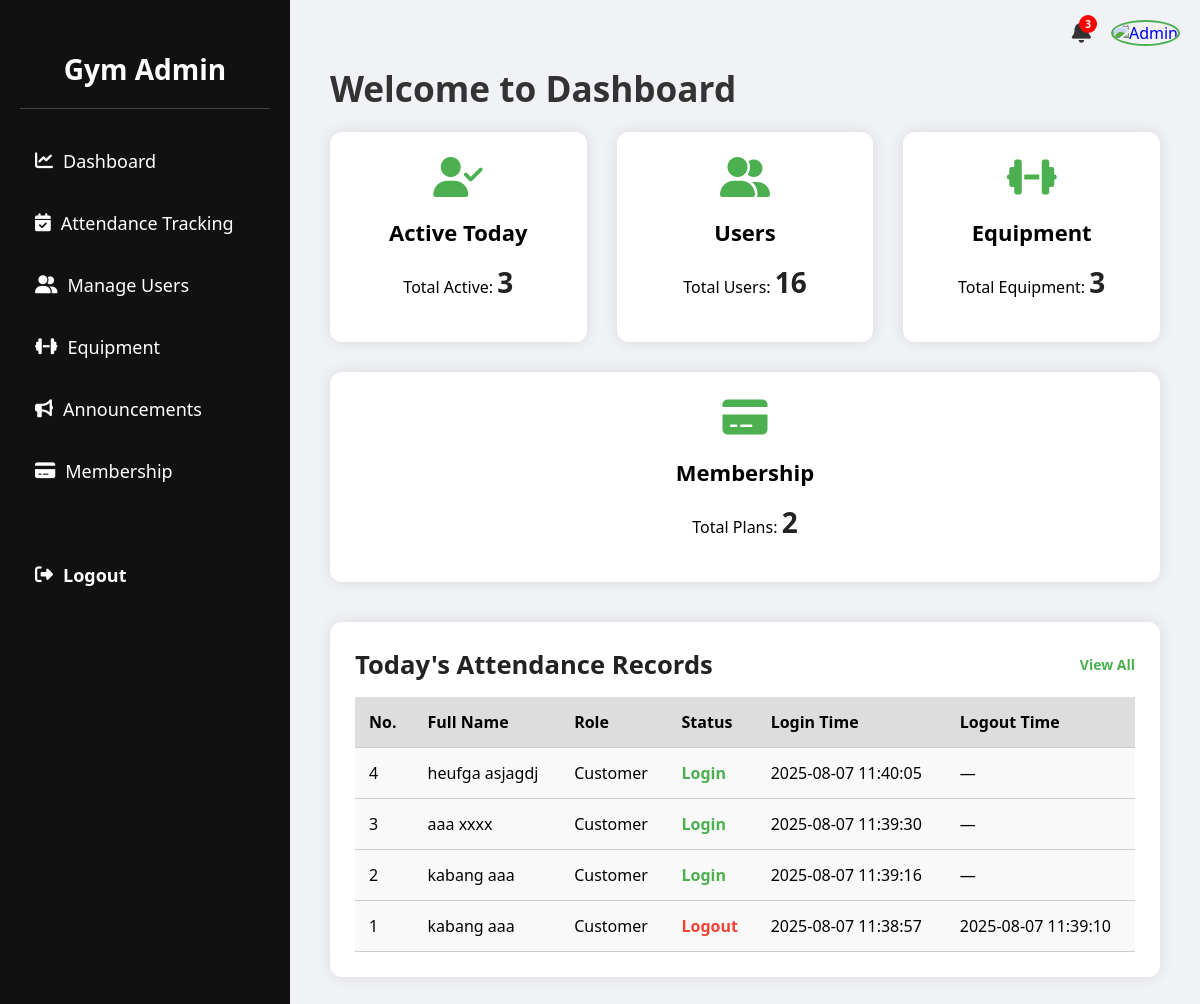
Page /GYM/admin/admin_dashboard.php (signed in) on the committed database.
### tables this page shows
CREATE TABLE `attendance` (
  `id` int(11) NOT NULL,
  `user_id` int(11) NOT NULL,
  `status` enum('Login','Logout') NOT NULL,
  `login_time` datetime DEFAULT NULL,
  `logout_time` datetime DEFAULT NULL,
  `timestamp` timestamp NOT NULL DEFAULT current_timestamp()
);

CREATE TABLE `users` (
  `id` int(11) NOT NULL,
  `first_name` varchar(255) DEFAULT NULL,
  `last_name` varchar(255) DEFAULT NULL,
  `age` int(11) DEFAULT NULL,
  `gender` varchar(50) DEFAULT NULL,
  `email` varchar(255) DEFAULT NULL,
  `phone` varchar(50) DEFAULT NULL,
  `role` varchar(50) DEFAULT NULL,
  `student_id` varchar(50) DEFAULT NULL,
  `course` varchar(50) DEFAULT NULL,
  `section` varchar(50) DEFAULT NULL,
  `customer_id` varchar(50) DEFAULT NULL,
  `payment_plan` varchar(50) DEFAULT NULL,
  `services` text DEFAULT NULL,
  `faculty_id` varchar(50) DEFAULT NULL,
  `faculty_dept` varchar(50) DEFAULT NULL,
  `created_at` timestamp NOT NULL DEFAULT current_timestamp()
);

### GYM/admin/admin_dashboard.php (the view, shortened to what this page needs)
<?php
include('../user/db_connection.php');
$adminId = $_SESSION['admin_id'];
$adminQuery = $conn->prepare("SELECT profile_picture FROM admin WHERE admin_id = ?");
$adminQuery->bind_param("i", $adminId);
$adminQuery->execute();
$adminResult = $adminQuery->get_result();
$adminData = $adminResult->fetch_assoc();
$adminPhoto = !empty($adminData['profile_picture']) ? '../uploads/admins/' . htmlspecialchars($adminData['profile_picture']) : 'default_user.png';
$newUsersQuery = "SELECT COUNT(*) as count FROM users WHERE created_at >= NOW() - INTERVAL 1 DAY";
$newUsersCount = $conn->query($newUsersQuery)->fetch_assoc()['count'];
$expiringMembershipsQuery = "
    SELECT COUNT(*) as count
    FROM memberships m
    JOIN users u ON u.id = m.user_id
    WHERE DATE_ADD(m.start_date, INTERVAL m.duration DAY) <= NOW() + INTERVAL 1 DAY
      AND DATE_ADD(m.start_date, INTERVAL m.duration DAY) > NOW()
";
$expiringCount = $conn->query($expiringMembershipsQuery)->fetch_assoc()['count'];
$notificationCount = $newUsersCount + $expiringCount;
$userCount = $conn->query("SELECT COUNT(*) as total_users FROM users")->fetch_assoc()['total_users'];
$equipmentCount = $conn->query("SELECT COUNT(*) as total_equipment FROM equipment")->fetch_assoc()['total_equipment'];
$activeNow = $conn->query("
    SELECT COUNT(*) AS active_now
    FROM attendance
    WHERE DATE(timestamp) = CURDATE() AND status = 'Login' AND logout_time IS NULL
")->fetch_assoc()['active_now'];
$membershipCount = $conn->query("SELECT COUNT(*) as total_memberships FROM memberships")->fetch_assoc()['total_memberships'];
$totalToday = $conn->query("SELECT COUNT(*) as total_today FROM attendance WHERE DATE(timestamp) = CURDATE()")->fetch_assoc()['total_today'];
$recentResult = $conn->query("
    SELECT
        a.id,
        CONCAT(u.first_name, ' ', u.last_name) AS full_name,
        u.role,
        a.status,
        a.login_time,
        a.logout_time
    FROM attendance a
    JOIN users u ON a.user_id = u.id
    WHERE DATE(a.timestamp) = CURDATE()
    ORDER BY a.timestamp DESC
    LIMIT 5
");
$rows = $recentResult->fetch_all(MYSQLI_ASSOC);
?>
<!DOCTYPE html>
<html lang="en">
<head>
    <link rel="stylesheet" href="css/all.min.css">
</head>
<body>
<div class="top-icons">
    <a href="notifications.php" class="notification-icon" id="notifBell" title="Notifications">
        <i class="fas fa-bell"></i>
        <?php if ($notificationCount > 0): ?>
        <span class="badge"><?= $notificationCount ?></span>
        <?php endif; ?>
    </a>
    <a href="admin_profile.php" class="profile-pic" title="Admin Profile">
        <img src="<?= $adminPhoto ?>" alt="Admin">
    </a>
</div>
<div class="dashboard-wrapper">
    <aside class="sidebar">
        <div class="logo">
            <h2>Gym Admin</h2>
        </div>
        <nav class="nav">
            <ul>
                <li><a href="admin_dashboard.php"><i class="fas fa-chart-line"></i> Dashboard</a></li>
                <li><a href="attendance_tracking.php"><i class="fas fa-calendar-check"></i> Attendance Tracking</a></li>
                <li><a href="manage_users.php"><i class="fas fa-user-friends"></i> Manage Users</a></li>
                <li><a href="manage_equipment.php"><i class="fas fa-dumbbell"></i> Equipment</a></li>
                <li><a href="announcement.php"><i class="fas fa-bullhorn"></i> Announcements</a></li>
                <li><a href="manage_membership.php"><i class="fas fa-credit-card"></i> Membership</a></li>
            </ul>
        </nav>
        <div class="sidebar-logout">
            <a href="admin_logout.php"><i class="fas fa-sign-out-alt"></i> Logout</a>
        </div>
    </aside>
    <div class="main-content">
        <h1>Welcome to Dashboard</h1>
        <section class="dashboard-cards">
            <a class="card-link" href="attendance_tracking.php">
                <div class="card">
                    <i class="fas fa-user-check"></i>
                    <h3>Active Today</h3>
                    <p>Total Active: <span class="count"><?= $activeNow ?></span></p>
                </div>
            </a>
            <a class="card-link" href="manage_users.php">
                <div class="card">
                    <i class="fas fa-user-friends"></i>
                    <h3>Users</h3>
                    <p>Total Users: <span class="count"><?= $userCount ?></span></p>
                </div>
            </a>
            <a class="card-link" href="manage_equipment.php">
                <div class="card">
                    <i class="fas fa-dumbbell"></i>
                    <h3>Equipment</h3>
                    <p>Total Equipment: <span class="count"><?= $equipmentCount ?></span></p>
                </div>
            </a>
            <a class="card-link" href="manage_membership.php">
                <div class="card">
                    <i class="fas fa-credit-card"></i>
                    <h3>Membership</h3>
                    <p>Total Plans: <span class="count"><?= $membershipCount ?></span></p>
                </div>
            </a>
        </section>
        <section class="attendance-tracking">
            <div class="attendance-header">
                <h2>Today's Attendance Records</h2>
                <a href="view_full_attendance.php" class="view-all">View All</a>
            </div>
            <table>
                <thead>
                    <tr>
                        <th>No.</th>
                        <th>Full Name</th>
                        <th>Role</th>
                        <th>Status</th>
                        <th>Login Time</th>
                        <th>Logout Time</th>
                    </tr>
                </thead>
                <tbody>
                    <?php if (count($rows) > 0): ?>
                        <?php foreach ($rows as $index => $row): ?>
                            <tr>
                                <td><?= $totalToday - $index ?></td>
                                <td><?= htmlspecialchars($row['full_name']) ?></td>
                                <td><?= htmlspecialchars($row['role']) ?></td>
                                <td class="<?= $row['status'] === 'Login' ? 'status-login' : 'status-logout' ?>">
                                    <?= htmlspecialchars($row['status']) ?>
                                </td>
                                <td><?= $row['login_time'] ?: '—' ?></td>
                                <td><?= $row['logout_time'] ?: '—' ?></td>
                            </tr>
                        <?php endforeach; ?>
                    <?php else: ?>
                        <tr><td colspan="6">No attendance records found for today.</td></tr>
                    <?php endif; ?>
                </tbody>
            </table>
        </section>
    </div>
</div>
</body>
</html>

### GYM/admin/admin_dashboard.php (style rules this page uses)
* { box-sizing: border-box; }
body { margin: 0; font-family: 'Segoe UI', Tahoma, Geneva, Verdana, sans-serif; background-color: #f0f2f5; }
.dashboard-wrapper { display: flex; height: 100vh; overflow: hidden; }
.sidebar { width: 290px; background-color: #111; color: #fff; padding: 20px; position: fixed; height: 100vh; overflow-y: auto; }
.sidebar .logo { text-align: center; padding: 30px 0 20px; border-bottom: 1px solid #444; margin-bottom: 30px; }
.sidebar .logo h2 { margin: 0; font-size: 28px; font-weight: 600; }
.sidebar .nav ul { list-style: none; padding: 0; }
.sidebar .nav ul li { margin: 18px 0; }
.sidebar .nav ul li a { font-size: 18px; color: #fff; text-decoration: none; display: flex; align-items: center; gap: 10px; padding: 10px 15px; border-radius: 6px; transition: background 0.3s; }
.sidebar-logout a { color: #fff; text-decoration: none; display: flex; align-items: center; gap: 10px; margin-top: 60px; font-weight: bold; font-size: 18px; padding: 10px 15px; border-radius: 6px; transition: background 0.3s; }
.main-content { margin-left: 290px; padding: 40px; flex: 1; overflow-y: auto; }
h1 { font-size: 2.2rem; margin-bottom: 20px; color: #333; }
.dashboard-cards { display: flex; flex-wrap: wrap; gap: 30px; margin-bottom: 40px; }
.card-link { text-decoration: none; color: inherit; flex: 1; min-width: 250px; }
.card { background-color: #ffffff; padding: 25px; border-radius: 12px; box-shadow: 0 0 15px rgba(0, 0, 0, 0.1); text-align: center; transition: transform 0.2s ease, box-shadow 0.2s ease; }
.card i { font-size: 40px; margin-bottom: 10px; color: #4CAF50; }
.card h3 { margin: 10px 0 5px; font-size: 22px; }
.card .count { font-size: 28px; font-weight: bold; color: #222; }
.attendance-tracking { background: #fff; padding: 25px; border-radius: 12px; box-shadow: 0 0 15px rgba(0, 0, 0, 0.1); }
.attendance-header { display: flex; justify-content: space-between; align-items: center; }
.attendance-header h2 { font-size: 1.6rem; color: #222; margin: 0; }
.view-all { font-size: 14px; text-decoration: none; color: #4CAF50; font-weight: bold; }
table { width: 100%; border-collapse: collapse; background-color: #f9f9f9; margin-top: 15px; }
thead { background-color: #ddd; }
table th, table td { padding: 14px; text-align: left; border-bottom: 1px solid #ccc; }
.status-login { color: #4CAF50; font-weight: bold; }
.status-logout { color: #F44336; font-weight: bold; }
.top-icons { position: fixed; top: 20px; right: 20px; z-index: 1000; display: flex; align-items: center; gap: 20px; }
.top-icons a { text-decoration: none; position: relative; }
.top-icons .notification-icon i { font-size: 22px; color: #333; }
.top-icons .profile-pic img { width: 45px; height: 45px; border-radius: 50%; object-fit: cover; border: 2px solid #4CAF50; }
.badge { position: absolute; top: -6px; right: -6px; background: red; color: white; font-size: 10px; font-weight: bold; padding: 2px 6px; border-radius: 50%; }

### rows in the picture
attendance: index "4", full_name "heufga asjagdj", user.role "Customer", status "Login", login_time "2025-08-07 11:40:05", logout_time "—"
attendance: index "3", full_name "aaa xxxx", user.role "Customer", status "Login", login_time "2025-08-07 11:39:30", logout_time "—"
attendance: index "2", full_name "kabang aaa", user.role "Customer", status "Login", login_time "2025-08-07 11:39:16", logout_time "—"
attendance: index "1", full_name "kabang aaa", user.role "Customer", status "Logout", login_time "2025-08-07 11:38:57", logout_time "2025-08-07 11:39:10"

### other values in the picture
$notificationCount "3"
$activeNow "3"
$userCount "16"
$equipmentCount "3"
$membershipCount "2"
